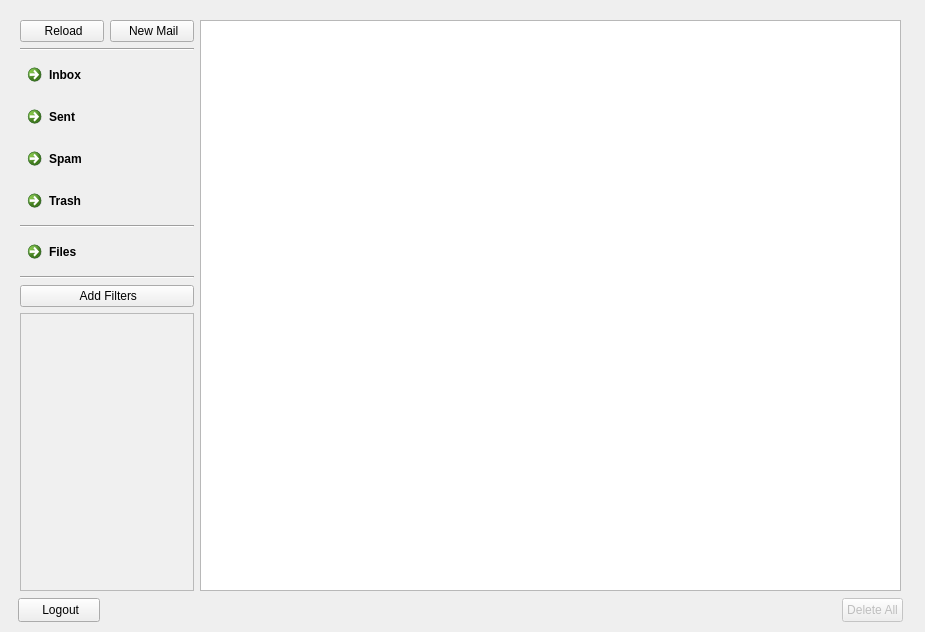
<?xml version="1.0" encoding="UTF-8"?>
<ui version="4.0">
 <class>Main</class>
 <widget class="QMainWindow" name="Main">
  <property name="geometry">
   <rect>
    <x>0</x>
    <y>0</y>
    <width>925</width>
    <height>632</height>
   </rect>
  </property>
  <property name="minimumSize">
   <size>
    <width>925</width>
    <height>627</height>
   </size>
  </property>
  <property name="maximumSize">
   <size>
    <width>925</width>
    <height>632</height>
   </size>
  </property>
  <property name="windowTitle">
   <string>Main</string>
  </property>
  <property name="windowIcon">
   <iconset>
    <normaloff>icon/email.png</normaloff>icon/email.png</iconset>
  </property>
  <property name="unifiedTitleAndToolBarOnMac">
   <bool>false</bool>
  </property>
  <widget class="QWidget" name="centralwidget">
   <widget class="QWidget" name="verticalLayoutWidget">
    <property name="geometry">
     <rect>
      <x>20</x>
      <y>20</y>
      <width>174</width>
      <height>571</height>
     </rect>
    </property>
    <layout class="QVBoxLayout" name="verticalLayout">
     <item>
      <layout class="QHBoxLayout" name="horizontalLayout">
       <item>
        <widget class="QPushButton" name="reload">
         <property name="text">
          <string> Reload</string>
         </property>
         <property name="icon">
          <iconset>
           <normaloff>icon/reload.png</normaloff>
           <normalon>icon/spam.png</normalon>icon/reload.png</iconset>
         </property>
         <property name="checkable">
          <bool>false</bool>
         </property>
         <property name="checked">
          <bool>false</bool>
         </property>
        </widget>
       </item>
       <item>
        <widget class="QPushButton" name="newmail">
         <property name="text">
          <string> New Mail</string>
         </property>
         <property name="icon">
          <iconset>
           <normaloff>icon/mail (1).png</normaloff>
           <normalon>icon/new-message.png</normalon>icon/mail (1).png</iconset>
         </property>
        </widget>
       </item>
      </layout>
     </item>
     <item>
      <widget class="Line" name="line">
       <property name="orientation">
        <enum>Qt::Horizontal</enum>
       </property>
      </widget>
     </item>
     <item>
      <widget class="QCommandLinkButton" name="inbox">
       <property name="sizePolicy">
        <sizepolicy hsizetype="Preferred" vsizetype="Preferred">
         <horstretch>0</horstretch>
         <verstretch>0</verstretch>
        </sizepolicy>
       </property>
       <property name="font">
        <font>
         <family>Segoe UI</family>
         <bold>true</bold>
        </font>
       </property>
       <property name="mouseTracking">
        <bool>false</bool>
       </property>
       <property name="acceptDrops">
        <bool>false</bool>
       </property>
       <property name="layoutDirection">
        <enum>Qt::LeftToRight</enum>
       </property>
       <property name="text">
        <string>Inbox</string>
       </property>
       <property name="icon">
        <iconset>
         <normaloff>icon/email (1).png</normaloff>icon/email (1).png</iconset>
       </property>
       <property name="checkable">
        <bool>true</bool>
       </property>
       <property name="checked">
        <bool>false</bool>
       </property>
       <property name="autoRepeat">
        <bool>false</bool>
       </property>
       <property name="autoExclusive">
        <bool>false</bool>
       </property>
       <property name="default">
        <bool>false</bool>
       </property>
      </widget>
     </item>
     <item>
      <widget class="QCommandLinkButton" name="sent">
       <property name="sizePolicy">
        <sizepolicy hsizetype="Preferred" vsizetype="Preferred">
         <horstretch>0</horstretch>
         <verstretch>0</verstretch>
        </sizepolicy>
       </property>
       <property name="font">
        <font>
         <family>Segoe UI</family>
         <bold>true</bold>
        </font>
       </property>
       <property name="layoutDirection">
        <enum>Qt::LeftToRight</enum>
       </property>
       <property name="text">
        <string>Sent</string>
       </property>
       <property name="icon">
        <iconset>
         <normaloff>icon/paper-plane.png</normaloff>icon/paper-plane.png</iconset>
       </property>
       <property name="checkable">
        <bool>true</bool>
       </property>
       <property name="default">
        <bool>false</bool>
       </property>
      </widget>
     </item>
     <item>
      <widget class="QCommandLinkButton" name="spam">
       <property name="sizePolicy">
        <sizepolicy hsizetype="Preferred" vsizetype="Preferred">
         <horstretch>0</horstretch>
         <verstretch>0</verstretch>
        </sizepolicy>
       </property>
       <property name="font">
        <font>
         <family>Segoe UI</family>
         <bold>true</bold>
        </font>
       </property>
       <property name="layoutDirection">
        <enum>Qt::LeftToRight</enum>
       </property>
       <property name="text">
        <string>Spam</string>
       </property>
       <property name="icon">
        <iconset>
         <normaloff>icon/spam.png</normaloff>icon/spam.png</iconset>
       </property>
       <property name="checkable">
        <bool>true</bool>
       </property>
       <property name="default">
        <bool>false</bool>
       </property>
      </widget>
     </item>
     <item>
      <widget class="QCommandLinkButton" name="trash">
       <property name="sizePolicy">
        <sizepolicy hsizetype="Preferred" vsizetype="Preferred">
         <horstretch>0</horstretch>
         <verstretch>0</verstretch>
        </sizepolicy>
       </property>
       <property name="font">
        <font>
         <family>Segoe UI</family>
         <bold>true</bold>
        </font>
       </property>
       <property name="mouseTracking">
        <bool>false</bool>
       </property>
       <property name="layoutDirection">
        <enum>Qt::LeftToRight</enum>
       </property>
       <property name="text">
        <string>Trash</string>
       </property>
       <property name="icon">
        <iconset>
         <normaloff>icon/trash-bin.png</normaloff>icon/trash-bin.png</iconset>
       </property>
       <property name="checkable">
        <bool>true</bool>
       </property>
       <property name="default">
        <bool>false</bool>
       </property>
      </widget>
     </item>
     <item>
      <widget class="Line" name="line_2">
       <property name="orientation">
        <enum>Qt::Horizontal</enum>
       </property>
      </widget>
     </item>
     <item>
      <widget class="QCommandLinkButton" name="files">
       <property name="sizePolicy">
        <sizepolicy hsizetype="Preferred" vsizetype="Preferred">
         <horstretch>0</horstretch>
         <verstretch>0</verstretch>
        </sizepolicy>
       </property>
       <property name="font">
        <font>
         <family>Segoe UI</family>
         <bold>true</bold>
        </font>
       </property>
       <property name="mouseTracking">
        <bool>false</bool>
       </property>
       <property name="layoutDirection">
        <enum>Qt::LeftToRight</enum>
       </property>
       <property name="text">
        <string>Files</string>
       </property>
       <property name="icon">
        <iconset>
         <normaloff>icon/folder.png</normaloff>icon/folder.png</iconset>
       </property>
       <property name="checkable">
        <bool>true</bool>
       </property>
       <property name="default">
        <bool>false</bool>
       </property>
      </widget>
     </item>
     <item>
      <layout class="QHBoxLayout" name="horizontalLayout_2"/>
     </item>
     <item>
      <widget class="Line" name="line_3">
       <property name="orientation">
        <enum>Qt::Horizontal</enum>
       </property>
      </widget>
     </item>
     <item>
      <widget class="QPushButton" name="addfilters">
       <property name="text">
        <string> Add Filters</string>
       </property>
       <property name="icon">
        <iconset>
         <normaloff>icon/filtering.png</normaloff>icon/filtering.png</iconset>
       </property>
      </widget>
     </item>
     <item>
      <widget class="QListWidget" name="filterlist">
       <property name="styleSheet">
        <string notr="true">background: rgb(240, 240, 240)</string>
       </property>
       <property name="frameShadow">
        <enum>QFrame::Raised</enum>
       </property>
       <property name="editTriggers">
        <set>QAbstractItemView::EditKeyPressed|QAbstractItemView::SelectedClicked</set>
       </property>
       <property name="selectionMode">
        <enum>QAbstractItemView::SingleSelection</enum>
       </property>
      </widget>
     </item>
    </layout>
   </widget>
   <widget class="QListWidget" name="contentlist">
    <property name="geometry">
     <rect>
      <x>200</x>
      <y>20</y>
      <width>701</width>
      <height>571</height>
     </rect>
    </property>
    <property name="font">
     <font>
      <pointsize>10</pointsize>
      <italic>false</italic>
      <fontweight>Medium</fontweight>
     </font>
    </property>
    <property name="modelColumn">
     <number>0</number>
    </property>
   </widget>
   <widget class="QPushButton" name="deleteall">
    <property name="enabled">
     <bool>false</bool>
    </property>
    <property name="geometry">
     <rect>
      <x>842</x>
      <y>598</y>
      <width>61</width>
      <height>24</height>
     </rect>
    </property>
    <property name="text">
     <string>Delete All</string>
    </property>
   </widget>
   <widget class="QPushButton" name="logout">
    <property name="geometry">
     <rect>
      <x>18</x>
      <y>598</y>
      <width>82</width>
      <height>24</height>
     </rect>
    </property>
    <property name="text">
     <string> Logout</string>
    </property>
    <property name="icon">
     <iconset>
      <normaloff>icon/logout.png</normaloff>icon/logout.png</iconset>
    </property>
    <property name="checkable">
     <bool>false</bool>
    </property>
    <property name="checked">
     <bool>false</bool>
    </property>
   </widget>
  </widget>
 </widget>
 <resources/>
 <connections/>
</ui>
